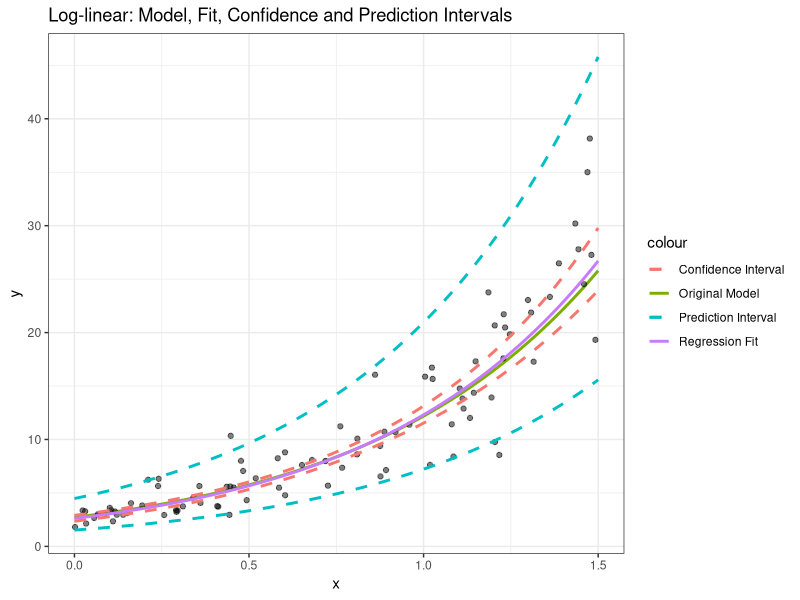

Write the R code that produced this figure.
## ---- chunk 1
knitr::opts_chunk$set(echo = TRUE)
library(tidyverse)
## ---- chunk 2
library(dplyr)
library(tidyr)
library(tibble)
library(ggplot2)

sample_size <- 90
x_range <- c(0, 1.5)
a <- 1
b <- 1.5
sigma <- 0.3

actual_function <- tibble(x = seq(x_range[1], x_range[2], by = 0.01)) %>% 
  mutate(actual_y = exp(a + b*x))

random_sample <- tibble(epsilon_err = rnorm(n = sample_size, 
                                            mean = 0,
                                            sd = sigma),
                        x = runif(n = sample_size,
                                  min = x_range[1],
                                  max = x_range[2])) %>% 
  mutate(sampled_y = exp(a + b*x + epsilon_err))

linear_model <- lm(formula = log(sampled_y) ~ x, data = random_sample)

prediction_i <- predict(object = linear_model,
                         newdata = actual_function,
                         interval = "prediction") %>% 
  as_tibble() %>% 
  rename_at(vars(lwr,upr), ~paste0(., "_pi")) %>% 
  mutate_all(exp)

confidence_i <- predict(object = linear_model,
                         newdata = actual_function,
                         interval = "confidence") %>% 
  as_tibble() %>% 
  rename_at(vars(lwr,upr), ~paste0(., "_ci")) %>% 
  select(-fit) %>% 
  mutate_all(exp)

intervals <- actual_function %>% 
  bind_cols(prediction_i,
            confidence_i)

ggplot() + 
  geom_line(data = actual_function, aes(x, actual_y, color = "Original Model"), size = 1) + 
  geom_point(data = random_sample, aes(x, sampled_y), alpha = 0.5) + 
  geom_line(data = intervals, 
            aes(x, fit, color = "Regression Fit"), size = 1) + 
  geom_line(data = intervals, 
            aes(x, lwr_pi, color = "Prediction Interval"), 
            linetype = 2, size = 1) +
  geom_line(data = intervals, 
            aes(x, upr_pi, color = "Prediction Interval"), 
            linetype = 2, size = 1) + 
  geom_line(data = intervals, 
            aes(x, lwr_ci, color = "Confidence Interval"), 
            linetype = 2, size = 1) + 
  geom_line(data = intervals, 
            aes(x, upr_ci, color = "Confidence Interval"), 
            linetype = 2, size = 1) + 
  theme_bw() + 
  xlab("x") + 
  ylab("y") + 
  ggtitle("Log-linear: Model, Fit, Confidence and Prediction Intervals")

